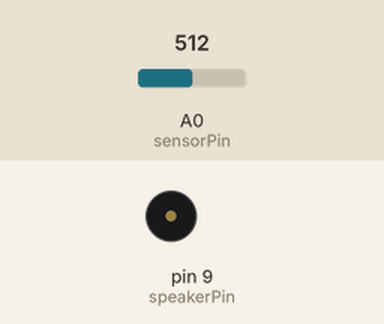
Recording of a sketch running on a simulated Arduino Uno, built with avr-gcc and run on an emulated ATmega328P. Shown: buzzer (waves = sounding). The inputs (shaded band) are chosen by the test bench; at power-on: A0 (sensorPin) = 512.

Above: at 1.2 s.
1.3 s: A0 (sensorPin) set to 716
At 2.3 s:
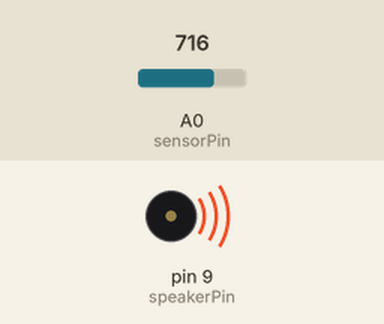
2.8 s: A0 (sensorPin) set to 511
At 3.5 s:
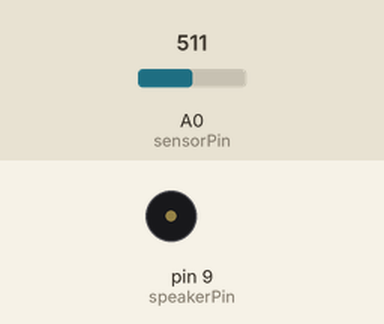
4.3 s: A0 (sensorPin) set to 900
At 5.7 s:
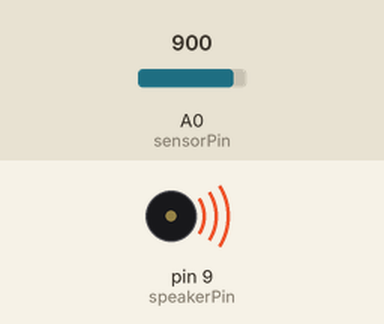
Timing chart, 0 to 7.3 s (numbered marks = the images above; inputs shaded):
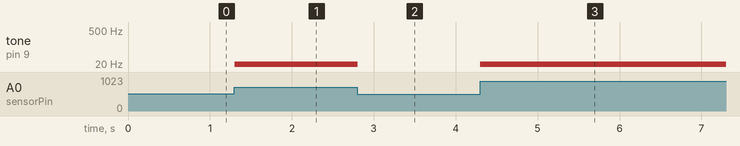

Measured:
- after the input at 1.3 s, tone on pin 9 (speakerPin): silent → 1 Hz at once
- after the input at 2.8 s, tone on pin 9 (speakerPin): 1 Hz → silent at once
- after the input at 4.3 s, tone on pin 9 (speakerPin): silent → 1 Hz at once

The sketch:

Pet_purr_code.ino
```cpp
int sensorPin = 0;
int threshold = 20;

int speakerPin = 9;

int lightNormal;

void setup () {
  lightNormal =  analogRead (sensorPin);
}

void loop () {
  // Purr
  if ( analogRead (sensorPin)> lightNormal + threshold) {
    tone (speakerPin, 0001);
  } else {
    noTone (speakerPin);
  }

  delay (10);
}
```
